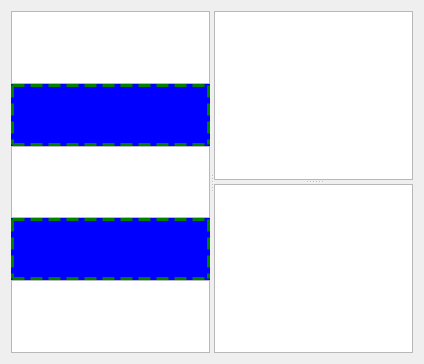
<?xml version="1.0" encoding="UTF-8"?>
<ui version="4.0">
 <class>Form</class>
 <widget class="QWidget" name="Form">
  <property name="geometry">
   <rect>
    <x>0</x>
    <y>0</y>
    <width>424</width>
    <height>364</height>
   </rect>
  </property>
  <property name="windowTitle">
   <string>Form</string>
  </property>
  <property name="styleSheet">
   <string notr="true"> QSplitter::handle:vertical {
     image: url(images/splitter_horizontal.png);
 }

 QSplitter::handle:horizontal {
     image: url(images/splitter_vertical.png);
 }

#big_splitter::handle { background-color: blue;  border: 3px dashed  green; height:50px; }


 QSplitter::handle:hover {
   background-color:  qlineargradient(spread:repeat, x1:0, y1:0, x2:1, y2:0, stop:0 rgba(255, 0, 0, 255), stop:0.17 rgba(255, 0, 0, 255), stop:0.18 rgba(255, 255, 255, 255), stop:0.210212 rgba(255, 255, 255, 255), stop:0.220212 rgba(0, 16, 255, 255), stop:0.279897 rgba(0, 16, 255, 255), stop:0.289897 rgba(255, 255, 255, 255), stop:0.32 rgba(255, 255, 255, 255), stop:0.33 rgba(255, 0, 0, 255), stop:1 rgba(255, 0, 0, 255))
 }

 QSplitter::handle:pressed {
	background-color: qlineargradient(spread:pad, x1:0, y1:0, x2:1, y2:0, stop:0 rgba(9, 41, 4, 255), stop:0.085 rgba(2, 79, 0, 255), stop:0.19 rgba(50, 147, 22, 255), stop:0.275 rgba(236, 191, 49, 255), stop:0.39 rgba(243, 61, 34, 255), stop:0.555 rgba(135, 81, 60, 255), stop:0.667 rgba(121, 75, 255, 255), stop:0.825 rgba(164, 255, 244, 255), stop:0.885 rgba(104, 222, 71, 255), stop:1 rgba(93, 128, 0, 255));
 }</string>
  </property>
  <layout class="QGridLayout" name="gridLayout">
   <item row="0" column="0">
    <widget class="QSplitter" name="splitter_3">
     <property name="orientation">
      <enum>Qt::Horizontal</enum>
     </property>
     <widget class="QSplitter" name="big_splitter">
      <property name="orientation">
       <enum>Qt::Vertical</enum>
      </property>
      <widget class="QTextEdit" name="textEdit"/>
      <widget class="QTextEdit" name="textEdit_5"/>
      <widget class="QTextEdit" name="textEdit_4"/>
     </widget>
     <widget class="QSplitter" name="splitter">
      <property name="orientation">
       <enum>Qt::Vertical</enum>
      </property>
      <widget class="QTextEdit" name="textEdit_2"/>
      <widget class="QTextEdit" name="textEdit_3"/>
     </widget>
    </widget>
   </item>
  </layout>
 </widget>
 <resources/>
 <connections/>
</ui>
